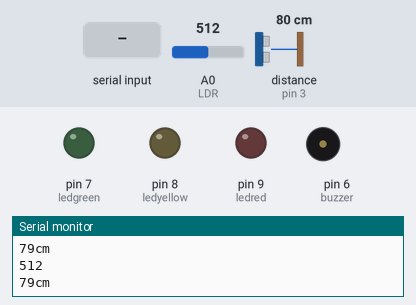
A sketch run on a simulated Arduino Uno, built with avr-gcc and run on an emulated ATmega328P. Parts: output pins drawn as LEDs (lit = HIGH), buzzer (waves = sounding, pin HIGH), the last lines printed to the serial monitor. Wiring (inferred from the names in the program): ultrasonic range finder: trigger pin 2; echo pin 3. Inputs (shaded band) come from the test bench; at power-on: A0 (LDR) = 512, distance to the obstacle (sensor on pin 3) 80 cm. The echo pulse lasts 58.3 µs per cm; pins used as bus, display or sensor lines are not drawn.

Above: at 1.2 s.
1.3 s: "R" received over Serial
At 1.8 s:
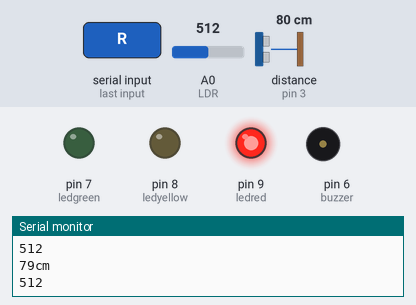
7.3 s: "1" received over Serial
At 8.6 s:
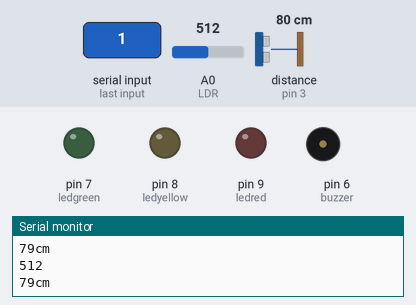
8.9 s: "P" received over Serial
At 12.7 s:
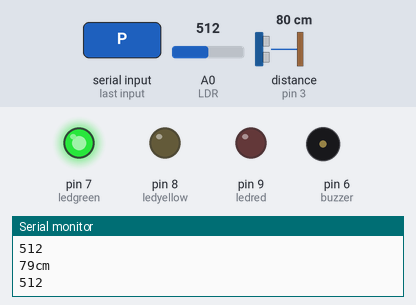
Timing chart, 0 to 17.9 s (numbered marks = the images above; inputs shaded):
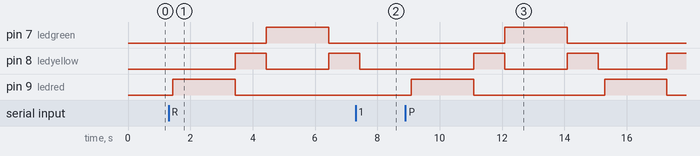

Measured:
- after the input at 1.3 s, pin 7 (ledgreen): LOW → HIGH after 3.1 s, → LOW 2.0 s later; pin 8 (ledyellow): LOW → HIGH after 2.1 s, → LOW 1.0 s later, → HIGH 2.0 s later; pin 9 (ledred): LOW → HIGH after 0.14 s, → LOW 2.0 s later
- after the input at 7.3 s, pin 9 (ledred): stays LOW (without the input it goes to HIGH after 0.35 s)
- after the input at 8.9 s, pin 7 (ledgreen): LOW → HIGH after 3.2 s, → LOW 2.0 s later; pin 8 (ledyellow): alternates HIGH for 1.0 s and LOW for 2.1 s, starting after 2.2 s; pin 9 (ledred): alternates HIGH for 2.0 s and LOW for 4.2 s, starting after 0.18 s

The sketch:

TLS.ino
```cpp
#define trig 2
#define echo 3
 int ledred =9;
 int ledyellow = 8;
 int ledgreen = 7;
 int buzzer = 6;
int LDR = A0;
int duration,distance,i;
unsigned int sensorValue;
int TLS=0;

void setup() {
  // put your setup code here, to run once:
  Serial.begin(9600);
  pinMode(echo, INPUT);
  pinMode(trig, OUTPUT);
  pinMode(ledred, OUTPUT);
  pinMode(ledyellow, OUTPUT);
  pinMode(ledgreen, OUTPUT);
  pinMode(buzzer,OUTPUT);
  }

void loop() {

  digitalWrite(trig,HIGH);
  delayMicroseconds(2);
  digitalWrite(trig,LOW);
 duration = pulseIn(echo, HIGH);
 distance=(duration/2)/29.1;
 Serial.print(distance);
 Serial.println("cm");
 delay(200);
 sensorValue=analogRead(LDR);
 Serial.println(sensorValue);

 if (Serial.available() > 0)
 {
 TLS=Serial.read();
 }
 switch (TLS)
 {
  case 'R':
  {
  regularmode();
  break;

  }

  case 'P':
 {
  pedestrianmode();
  break;

 }

 case 'N':
 {
  nightmode();
  break;

 }

}
}
void regularmode()

  {
  digitalWrite(ledred,HIGH);
  delay(2000);
  digitalWrite(ledred,LOW);
  digitalWrite(ledyellow,HIGH);
  delay(1000);
  digitalWrite(ledyellow,LOW);
  digitalWrite(ledgreen,HIGH);
  delay(2000);
  digitalWrite(ledgreen,LOW);
  digitalWrite(ledyellow,HIGH);
  delay(1000);
  digitalWrite(ledyellow,LOW);

  }

  void pedestrianmode()
 {
    if(distance<10)
    {
    tone(buzzer, 250);
    ledyellowblink();
    noTone(buzzer);
     }
   else
    {
   regularmode();
   ledyellowoff();
    }
  }


void nightmode()
  {
  if(sensorValue<200)
  {
    if(distance<10)
    {
      ledgreenon();
      digitalWrite(ledred,LOW);
    }
    else
    {
      digitalWrite(ledgreen,LOW);
      ledredon();
    }
  }
   else
  {
    regularmode();
   }
  }

   void ledgreenon()
   {
   digitalWrite(ledgreen,HIGH);

   }

   void ledredon()
   {
    digitalWrite(ledred,HIGH);

   }

   void ledyellowblink()
   {
    for(i=0;i<11;i++)
    {
      ledyellowon();
    }
   }

    void ledyellowon()
   {
    digitalWrite(ledyellow,HIGH);
    delay(100);
    digitalWrite(ledyellow,LOW);
   delay(100);
   }
   void ledyellowoff()
   {
    digitalWrite(ledyellow,LOW);
   }
```
